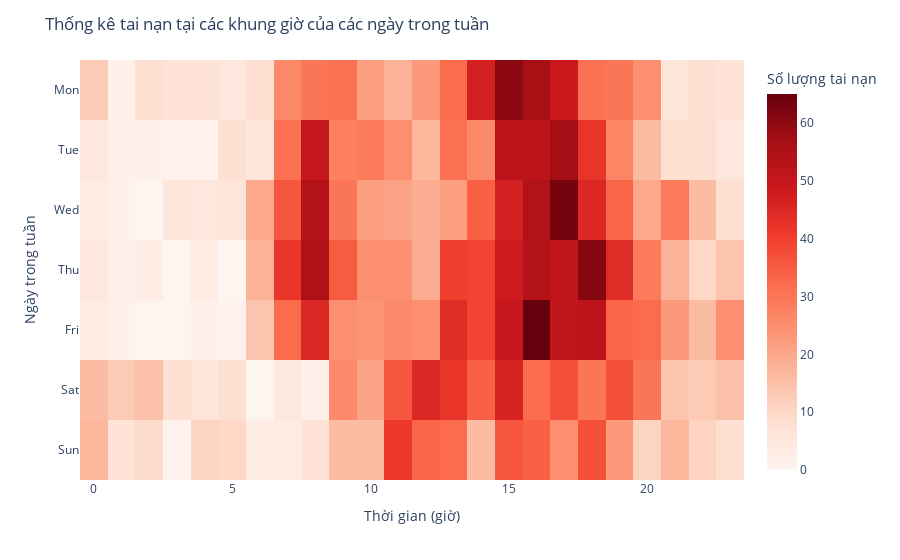

Notebook code for this chart:
### Markdown cell above
**Tiêu đề:** Thống kê số tai nạn tại các khung giờ của các ngày trong tuần.

**Loại biểu đồ:** Heatmap.

**Lý do lựa chọn:**
- **Trực quan hóa dễ hiểu và chi tiết**: Heatmap là một công cụ trực quan hóa dữ liệu mạnh mẽ, giúp biểu diễn thông tin theo cách dễ nhìn và dễ hiểu. Biểu đồ này sử dụng các màu sắc khác nhau để thể hiện mức độ thay đổi của số lượng tai nạn qua các khung giờ và các ngày trong tuần, giúp người đọc dễ dàng nhận thấy những thời điểm có nguy cơ cao.

- **Dễ thấy sự khác biệt và xu hướng**: Sự thay đổi màu sắc trên Heatmap giúp người đọc dễ dàng nhận ra các xu hướng và điểm nóng trong dữ liệu. Chẳng hạn, những ô màu đậm hơn chỉ ra thời điểm và ngày có số lượng tai nạn cao hơn, cho phép dễ dàng xác định các khung giờ và ngày nguy hiểm nhất.

- **Phân tích theo thời gian và không gian**: Với Heatmap, chúng ta có thể phân tích dữ liệu tai nạn theo cả thời gian (giờ trong ngày) và không gian (ngày trong tuần). Điều này rất hữu ích để phát hiện ra các mẫu hoặc xu hướng tiềm ẩn trong dữ liệu, từ đó có thể đề xuất các biện pháp cải thiện an toàn giao thông.

**Trực quan hóa:**

### Code cell
# Create an empty 7x24 matrix
matrix_ = np.zeros((7, 24), dtype=int)

# Fill in the matrix
df['Full Time'] = pd.to_datetime(df['Full Time'])
full_time = df['Full Time']

for time in full_time:
    i = time.weekday()
    j = time.hour
    matrix_[i][j] += 1

# Convert the matrix to a DataFrame for easier manipulation
day_of_week = ['Mon', 'Tue', 'Wed', 'Thu', 'Fri', 'Sat', 'Sun']
matrix_df = pd.DataFrame(matrix_, columns=range(24))
matrix_df['Day'] = day_of_week

# Melt the DataFrame to have a long format
matrix_long = matrix_df.melt(id_vars='Day', var_name='Hour', value_name='Count')

# Create the heatmap using Plotly
fig = px.imshow(
    matrix_,
    labels=dict(x="Thời gian (giờ)", y="Ngày trong tuần", color="Số lượng tai nạn"),
    x=list(range(24)),
    y=day_of_week,
    color_continuous_scale='reds',
    aspect="auto"
)

# Update layout for better visualization
fig.update_layout(
    title="Thống kê tai nạn tại các khung giờ của các ngày trong tuần",
    xaxis_title="Thời gian (giờ)",
    yaxis_title="Ngày trong tuần"
)

# Adding hover data to see exact counts
fig.update_traces(
    hovertemplate="Thời gian: %{x}h<br>Ngày: %{y}<br>Số lượng tai nạn: %{z}<extra></extra>"
)

# Show the plot
fig.show()

### Figure 1 — Plotly figure (JSON) as saved in the notebook; plotly's stock layout.template omitted (floating-point values rounded to 4 significant figures; data arrays with more than 128 entries replaced by an {"elided": "..."} marker saying what was removed)
{"data": [{"coloraxis": "coloraxis", "hovertemplate": "Thời gian: %{x}h<br>Ngày: %{y}<br>Số lượng tai nạn: %{z}<extra></extra>", "name": "0", "type": "heatmap", "x": [0, 1, 2, 3, 4, 5, 6, 7, 8, 9, 10, 11, 12, 13, 14, 15, 16, 17, 18, 19, 20, 21, 22, 23], "xaxis": "x", "y": ["Mon", "Tue", "Wed", "Thu", "Fri", "Sat", "Sun"], "yaxis": "y", "z": {"elided": "7x24 int values"}}], "layout": {"coloraxis": {"colorbar": {"title": {"text": "Số lượng tai nạn"}}, "colorscale": [[0, "rgb(255,245,240)"], [0.125, "rgb(254,224,210)"], [0.25, "rgb(252,187,161)"], [0.375, "rgb(252,146,114)"], [0.5, "rgb(251,106,74)"], [0.625, "rgb(239,59,44)"], [0.75, "rgb(203,24,29)"], [0.875, "rgb(165,15,21)"], [1, "rgb(103,0,13)"]]}, "margin": {"t": 60}, "title": {"text": "Thống kê tai nạn tại các khung giờ của các ngày trong tuần"}, "xaxis": {"anchor": "y", "domain": [0, 1], "title": {"text": "Thời gian (giờ)"}}, "yaxis": {"anchor": "x", "autorange": "reversed", "domain": [0, 1], "title": {"text": "Ngày trong tuần"}}}}
